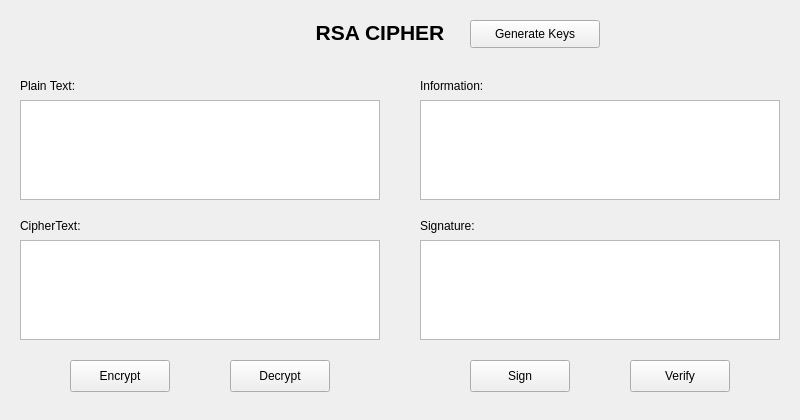
<?xml version="1.0" encoding="UTF-8"?>
<ui version="4.0">
 <class>MainWindow</class>
 <widget class="QMainWindow" name="MainWindow">
  <property name="geometry">
   <rect>
    <x>0</x>
    <y>0</y>
    <width>800</width>
    <height>420</height>
   </rect>
  </property>
  <property name="windowTitle">
   <string>RSA Cipher</string>
  </property>
  <widget class="QWidget" name="centralwidget">
   <widget class="QLabel" name="lbl_title">
    <property name="geometry">
     <rect>
      <x>300</x>
      <y>15</y>
      <width>160</width>
      <height>35</height>
     </rect>
    </property>
    <property name="font">
     <font>
      <pointsize>16</pointsize>
      <weight>75</weight>
      <bold>true</bold>
     </font>
    </property>
    <property name="text">
     <string>RSA CIPHER</string>
    </property>
    <property name="alignment">
     <set>Qt::AlignCenter</set>
    </property>
   </widget>
   <widget class="QPushButton" name="btn_gen_keys">
    <property name="geometry">
     <rect>
      <x>470</x>
      <y>20</y>
      <width>130</width>
      <height>28</height>
     </rect>
    </property>
    <property name="text">
     <string>Generate Keys</string>
    </property>
   </widget>
   <widget class="QLabel" name="label">
    <property name="geometry">
     <rect>
      <x>20</x>
      <y>75</y>
      <width>100</width>
      <height>21</height>
     </rect>
    </property>
    <property name="text">
     <string>Plain Text:</string>
    </property>
   </widget>
   <widget class="QTextEdit" name="txt_plain_text">
    <property name="geometry">
     <rect>
      <x>20</x>
      <y>100</y>
      <width>360</width>
      <height>100</height>
     </rect>
    </property>
   </widget>
   <widget class="QLabel" name="label_2">
    <property name="geometry">
     <rect>
      <x>20</x>
      <y>215</y>
      <width>100</width>
      <height>21</height>
     </rect>
    </property>
    <property name="text">
     <string>CipherText:</string>
    </property>
   </widget>
   <widget class="QTextEdit" name="txt_cipher_text">
    <property name="geometry">
     <rect>
      <x>20</x>
      <y>240</y>
      <width>360</width>
      <height>100</height>
     </rect>
    </property>
   </widget>
   <widget class="QLabel" name="label_3">
    <property name="geometry">
     <rect>
      <x>420</x>
      <y>75</y>
      <width>100</width>
      <height>21</height>
     </rect>
    </property>
    <property name="text">
     <string>Information:</string>
    </property>
   </widget>
   <widget class="QTextEdit" name="txt_info">
    <property name="geometry">
     <rect>
      <x>420</x>
      <y>100</y>
      <width>360</width>
      <height>100</height>
     </rect>
    </property>
   </widget>
   <widget class="QLabel" name="label_4">
    <property name="geometry">
     <rect>
      <x>420</x>
      <y>215</y>
      <width>100</width>
      <height>21</height>
     </rect>
    </property>
    <property name="text">
     <string>Signature:</string>
    </property>
   </widget>
   <widget class="QTextEdit" name="txt_sign">
    <property name="geometry">
     <rect>
      <x>420</x>
      <y>240</y>
      <width>360</width>
      <height>100</height>
     </rect>
    </property>
   </widget>
   <widget class="QPushButton" name="btn_encrypt">
    <property name="geometry">
     <rect>
      <x>70</x>
      <y>360</y>
      <width>100</width>
      <height>32</height>
     </rect>
    </property>
    <property name="text">
     <string>Encrypt</string>
    </property>
   </widget>
   <widget class="QPushButton" name="btn_decrypt">
    <property name="geometry">
     <rect>
      <x>230</x>
      <y>360</y>
      <width>100</width>
      <height>32</height>
     </rect>
    </property>
    <property name="text">
     <string>Decrypt</string>
    </property>
   </widget>
   <widget class="QPushButton" name="btn_sign">
    <property name="geometry">
     <rect>
      <x>470</x>
      <y>360</y>
      <width>100</width>
      <height>32</height>
     </rect>
    </property>
    <property name="text">
     <string>Sign</string>
    </property>
   </widget>
   <widget class="QPushButton" name="btn_verify">
    <property name="geometry">
     <rect>
      <x>630</x>
      <y>360</y>
      <width>100</width>
      <height>32</height>
     </rect>
    </property>
    <property name="text">
     <string>Verify</string>
    </property>
   </widget>
  </widget>
 </widget>
 <resources/>
 <connections/>
</ui>
